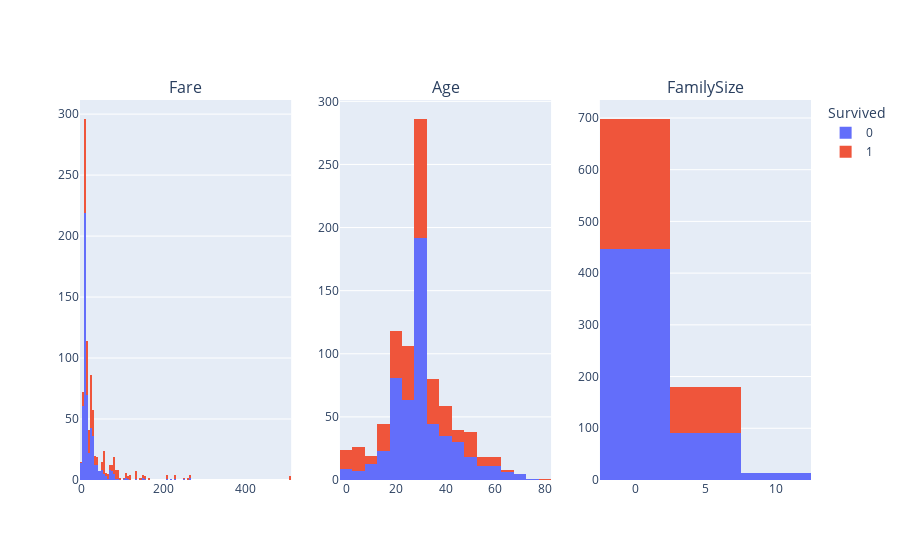

The notebook cell this image was saved under:
### Code cell
from mc_plot import mc_histgram
hist_cols = ['Fare', 'Age','FamilySize']
target = 'Survived' 
mc_histgram(data_test, hist_cols, target)

### Figure 1 — Plotly figure (JSON) as saved in the notebook; plotly's stock layout.template omitted (floating-point values rounded to 4 significant figures; data arrays with more than 128 entries replaced by an {"elided": "..."} marker saying what was removed)
{"data": [{"alignmentgroup": "True", "bingroup": "x", "hovertemplate": "Survived=0<br>Fare=%{x}<br>count=%{y}<extra></extra>", "legendgroup": "0", "marker": {"color": "#636efa", "pattern": {"shape": ""}}, "name": "0", "offsetgroup": "0", "orientation": "v", "showlegend": true, "type": "histogram", "x": {"elided": "549 float values"}, "xaxis": "x", "yaxis": "y"}, {"alignmentgroup": "True", "bingroup": "x", "hovertemplate": "Survived=1<br>Fare=%{x}<br>count=%{y}<extra></extra>", "legendgroup": "1", "marker": {"color": "#EF553B", "pattern": {"shape": ""}}, "name": "1", "offsetgroup": "1", "orientation": "v", "showlegend": true, "type": "histogram", "x": {"elided": "342 float values"}, "xaxis": "x", "yaxis": "y"}, {"alignmentgroup": "True", "bingroup": "x", "hovertemplate": "Survived=0<br>Age=%{x}<br>count=%{y}<extra></extra>", "legendgroup": "0", "marker": {"color": "#636efa", "pattern": {"shape": ""}}, "name": "0", "offsetgroup": "0", "orientation": "v", "showlegend": false, "type": "histogram", "x": {"elided": "549 float values"}, "xaxis": "x2", "yaxis": "y2"}, {"alignmentgroup": "True", "bingroup": "x", "hovertemplate": "Survived=1<br>Age=%{x}<br>count=%{y}<extra></extra>", "legendgroup": "1", "marker": {"color": "#EF553B", "pattern": {"shape": ""}}, "name": "1", "offsetgroup": "1", "orientation": "v", "showlegend": false, "type": "histogram", "x": {"elided": "342 float values"}, "xaxis": "x2", "yaxis": "y2"}, {"alignmentgroup": "True", "bingroup": "x", "hovertemplate": "Survived=0<br>FamilySize=%{x}<br>count=%{y}<extra></extra>", "legendgroup": "0", "marker": {"color": "#636efa", "pattern": {"shape": ""}}, "name": "0", "offsetgroup": "0", "orientation": "v", "showlegend": false, "type": "histogram", "x": {"elided": "549 int values"}, "xaxis": "x3", "yaxis": "y3"}, {"alignmentgroup": "True", "bingroup": "x", "hovertemplate": "Survived=1<br>FamilySize=%{x}<br>count=%{y}<extra></extra>", "legendgroup": "1", "marker": {"color": "#EF553B", "pattern": {"shape": ""}}, "name": "1", "offsetgroup": "1", "orientation": "v", "showlegend": false, "type": "histogram", "x": {"elided": "342 int values"}, "xaxis": "x3", "yaxis": "y3"}], "layout": {"annotations": [{"font": {"size": 16}, "showarrow": false, "text": "Fare", "x": 0.1444, "xanchor": "center", "xref": "paper", "y": 1, "yanchor": "bottom", "yref": "paper"}, {"font": {"size": 16}, "showarrow": false, "text": "Age", "x": 0.5, "xanchor": "center", "xref": "paper", "y": 1, "yanchor": "bottom", "yref": "paper"}, {"font": {"size": 16}, "showarrow": false, "text": "FamilySize", "x": 0.8556, "xanchor": "center", "xref": "paper", "y": 1, "yanchor": "bottom", "yref": "paper"}], "barmode": "stack", "legend": {"title": {"text": "Survived"}, "tracegroupgap": 0}, "xaxis": {"anchor": "y", "domain": [0, 0.2889]}, "xaxis2": {"anchor": "y2", "domain": [0.3556, 0.6444]}, "xaxis3": {"anchor": "y3", "domain": [0.7111, 1]}, "yaxis": {"anchor": "x", "domain": [0, 1]}, "yaxis2": {"anchor": "x2", "domain": [0, 1]}, "yaxis3": {"anchor": "x3", "domain": [0, 1]}}}
